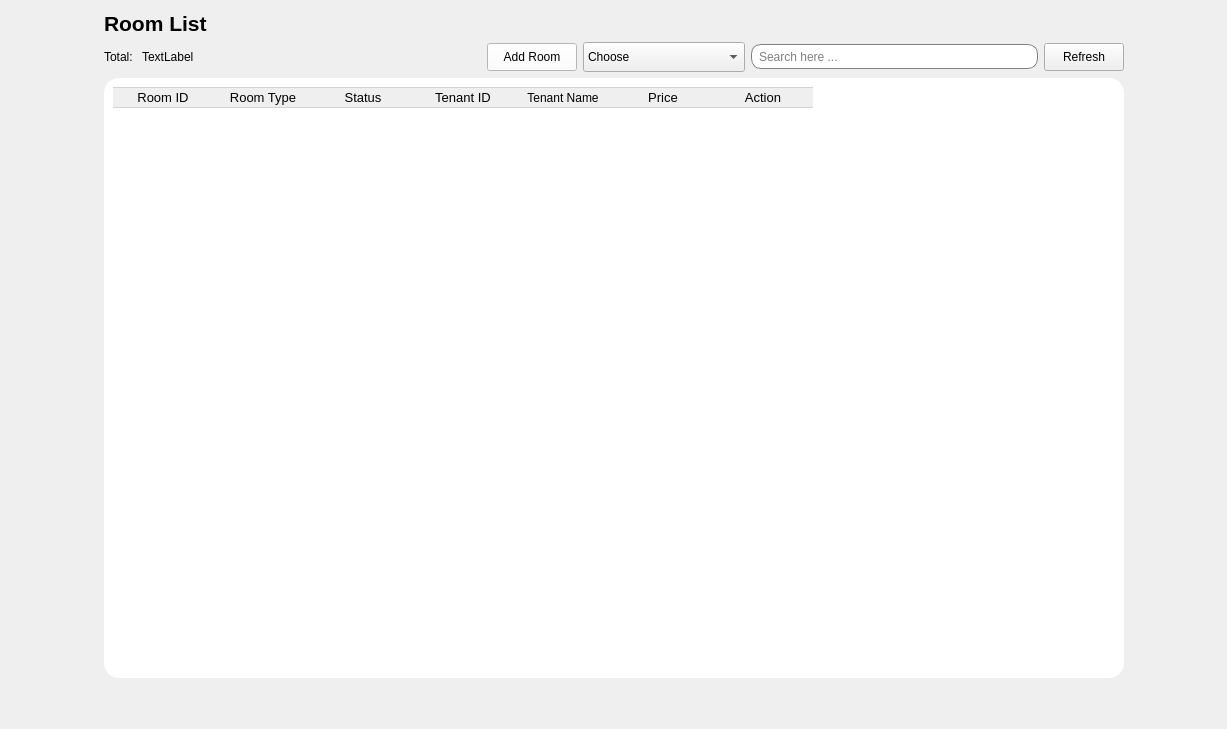
             <widget class="QWidget" name="page_2">
              <layout class="QHBoxLayout" name="horizontalLayout_5">
               <item>
                <spacer name="horizontalSpacer_9">
                 <property name="orientation">
                  <enum>Qt::Orientation::Horizontal</enum>
                 </property>
                 <property name="sizeHint" stdset="0">
                  <size>
                   <width>93</width>
                   <height>20</height>
                  </size>
                 </property>
                </spacer>
               </item>
               <item>
                <layout class="QVBoxLayout" name="verticalLayout_19">
                 <item>
                  <layout class="QHBoxLayout" name="horizontalLayout_9">
                   <item>
                    <widget class="QLabel" name="label_5">
                     <property name="font">
                      <font>
                       <pointsize>16</pointsize>
                       <bold>true</bold>
                      </font>
                     </property>
                     <property name="text">
                      <string>Room List</string>
                     </property>
                    </widget>
                   </item>
                   <item>
                    <spacer name="horizontalSpacer_6">
                     <property name="orientation">
                      <enum>Qt::Orientation::Horizontal</enum>
                     </property>
                     <property name="sizeHint" stdset="0">
                      <size>
                       <width>40</width>
                       <height>20</height>
                      </size>
                     </property>
                    </spacer>
                   </item>
                  </layout>
                 </item>
                 <item>
                  <layout class="QHBoxLayout" name="horizontalLayout_7">
                   <item>
                    <layout class="QHBoxLayout" name="horizontalLayout_6">
                     <item>
                      <widget class="QLabel" name="label_2">
                       <property name="text">
                        <string>Total: </string>
                       </property>
                      </widget>
                     </item>
                     <item>
                      <widget class="QLabel" name="totalroom">
                       <property name="text">
                        <string>TextLabel</string>
                       </property>
                      </widget>
                     </item>
                    </layout>
                   </item>
                   <item>
                    <spacer name="horizontalSpacer_4">
                     <property name="orientation">
                      <enum>Qt::Orientation::Horizontal</enum>
                     </property>
                     <property name="sizeHint" stdset="0">
                      <size>
                       <width>40</width>
                       <height>20</height>
                      </size>
                     </property>
                    </spacer>
                   </item>
                   <item>
                    <widget class="QPushButton" name="addroom">
                     <property name="minimumSize">
                      <size>
                       <width>90</width>
                       <height>28</height>
                      </size>
                     </property>
                     <property name="styleSheet">
                      <string notr="true">QPushButton{
background-color: rgb(255, 255, 255);
}</string>
                     </property>
                     <property name="text">
                      <string>Add Room</string>
                     </property>
                     <property name="icon">
                      <iconset resource="Resources.qrc">
                       <normaloff>:/new/prefix1/Resources/add.png</normaloff>:/new/prefix1/Resources/add.png</iconset>
                     </property>
                     <property name="iconSize">
                      <size>
                       <width>10</width>
                       <height>10</height>
                      </size>
                     </property>
                     <property name="checkable">
                      <bool>false</bool>
                     </property>
                    </widget>
                   </item>
                   <item>
                    <widget class="QComboBox" name="CBSR">
                     <property name="minimumSize">
                      <size>
                       <width>0</width>
                       <height>30</height>
                      </size>
                     </property>
                     <item>
                      <property name="text">
                       <string>Choose</string>
                      </property>
                     </item>
                     <item>
                      <property name="text">
                       <string>Room ID</string>
                      </property>
                     </item>
                     <item>
                      <property name="text">
                       <string>Room Type</string>
                      </property>
                     </item>
                     <item>
                      <property name="text">
                       <string>Tên khách thuê</string>
                      </property>
                     </item>
                     <item>
                      <property name="text">
                       <string>Phòng đang trống</string>
                      </property>
                     </item>
                     <item>
                      <property name="text">
                       <string>Phòng đã có người thuê</string>
                      </property>
                     </item>
                     <item>
                      <property name="text">
                       <string>Phòng đang bảo trì</string>
                      </property>
                     </item>
                     <item>
                      <property name="text">
                       <string>Phòng đã đặt</string>
                      </property>
                     </item>
                    </widget>
                   </item>
                   <item>
                    <widget class="QLineEdit" name="LineEditSearchRoom">
                     <property name="minimumSize">
                      <size>
                       <width>0</width>
                       <height>25</height>
                      </size>
                     </property>
                     <property name="styleSheet">
                      <string notr="true">QLineEdit{
padding-left:5px;
border: 1px solid gray;
border-radius: 10px;
}</string>
                     </property>
                     <property name="placeholderText">
                      <string>Search here ...</string>
                     </property>
                    </widget>
                   </item>
                   <item>
                    <widget class="QPushButton" name="Refbtn">
                     <property name="minimumSize">
                      <size>
                       <width>0</width>
                       <height>28</height>
                      </size>
                     </property>
                     <property name="text">
                      <string>Refresh</string>
                     </property>
                     <property name="icon">
                      <iconset resource="Resources.qrc">
                       <normaloff>:/new/prefix1/Resources/reload.png</normaloff>:/new/prefix1/Resources/reload.png</iconset>
                     </property>
                    </widget>
                   </item>
                  </layout>
                 </item>
                 <item>
                  <widget class="QFrame" name="frame_2">
                   <property name="minimumSize">
                    <size>
                     <width>1020</width>
                     <height>600</height>
                    </size>
                   </property>
                   <property name="styleSheet">
                    <string notr="true">QWidget{
background-color: rgb(255, 255, 255);
border-radius:15px;
}</string>
                   </property>
                   <property name="frameShape">
                    <enum>QFrame::Shape::StyledPanel</enum>
                   </property>
                   <property name="frameShadow">
                    <enum>QFrame::Shadow::Raised</enum>
                   </property>
                   <layout class="QVBoxLayout" name="verticalLayout_6">
                    <item>
                     <widget class="QTableWidget" name="table1">
                      <property name="minimumSize">
                       <size>
                        <width>200</width>
                        <height>200</height>
                       </size>
                      </property>
                      <property name="font">
                       <font>
                        <pointsize>10</pointsize>
                       </font>
                      </property>
                      <property name="styleSheet">
                       <string notr="true">QPushButton{
	 border: none;
}
QTableWidget::item {
       border-right: none;
       border-left: none;
       border-bottom: 1px solid #D3D3D3;
}
QHeaderView::section {
       border: 1px solid #D3D3D3; 
       border-right: none;      
       border-left: none;       
}</string>
                      </property>
                      <property name="editTriggers">
                       <set>QAbstractItemView::EditTrigger::NoEditTriggers</set>
                      </property>
                      <property name="alternatingRowColors">
                       <bool>true</bool>
                      </property>
                      <property name="selectionMode">
                       <enum>QAbstractItemView::SelectionMode::NoSelection</enum>
                      </property>
                      <property name="showGrid">
                       <bool>false</bool>
                      </property>
                      <property name="sortingEnabled">
                       <bool>false</bool>
                      </property>
                      <property name="cornerButtonEnabled">
                       <bool>true</bool>
                      </property>
                      <attribute name="horizontalHeaderVisible">
                       <bool>true</bool>
                      </attribute>
                      <attribute name="horizontalHeaderCascadingSectionResizes">
                       <bool>false</bool>
                      </attribute>
                      <attribute name="horizontalHeaderHighlightSections">
                       <bool>true</bool>
                      </attribute>
                      <attribute name="horizontalHeaderShowSortIndicator" stdset="0">
                       <bool>false</bool>
                      </attribute>
                      <attribute name="horizontalHeaderStretchLastSection">
                       <bool>false</bool>
                      </attribute>
                      <attribute name="verticalHeaderHighlightSections">
                       <bool>true</bool>
                      </attribute>
                      <column>
                       <property name="text">
                        <string>Room ID</string>
                       </property>
                       <property name="font">
                        <font>
                         <pointsize>10</pointsize>
                        </font>
                       </property>
                      </column>
                      <column>
                       <property name="text">
                        <string>Room Type</string>
                       </property>
                       <property name="font">
                        <font>
                         <pointsize>10</pointsize>
                        </font>
                       </property>
                      </column>
                      <column>
                       <property name="text">
                        <string>Status</string>
                       </property>
                       <property name="font">
                        <font>
                         <pointsize>10</pointsize>
                        </font>
                       </property>
                      </column>
                      <column>
                       <property name="text">
                        <string>Tenant ID</string>
                       </property>
                       <property name="font">
                        <font>
                         <pointsize>10</pointsize>
                        </font>
                       </property>
                      </column>
                      <column>
                       <property name="text">
                        <string>Tenant Name</string>
                       </property>
                      </column>
                      <column>
                       <property name="text">
                        <string>Price</string>
                       </property>
                       <property name="font">
                        <font>
                         <pointsize>10</pointsize>
                        </font>
                       </property>
                      </column>
                      <column>
                       <property name="text">
                        <string>Action</string>
                       </property>
                       <property name="font">
                        <font>
                         <pointsize>10</pointsize>
                        </font>
                       </property>
                      </column>
                     </widget>
                    </item>
                   </layout>
                  </widget>
                 </item>
                 <item>
                  <spacer name="verticalSpacer_3">
                   <property name="orientation">
                    <enum>Qt::Orientation::Vertical</enum>
                   </property>
                   <property name="sizeHint" stdset="0">
                    <size>
                     <width>20</width>
                     <height>40</height>
                    </size>
                   </property>
                  </spacer>
                 </item>
                </layout>
               </item>
               <item>
                <spacer name="horizontalSpacer_10">
                 <property name="orientation">
                  <enum>Qt::Orientation::Horizontal</enum>
                 </property>
                 <property name="sizeHint" stdset="0">
                  <size>
                   <width>92</width>
                   <height>20</height>
                  </size>
                 </property>
                </spacer>
               </item>
              </layout>
             </widget>
